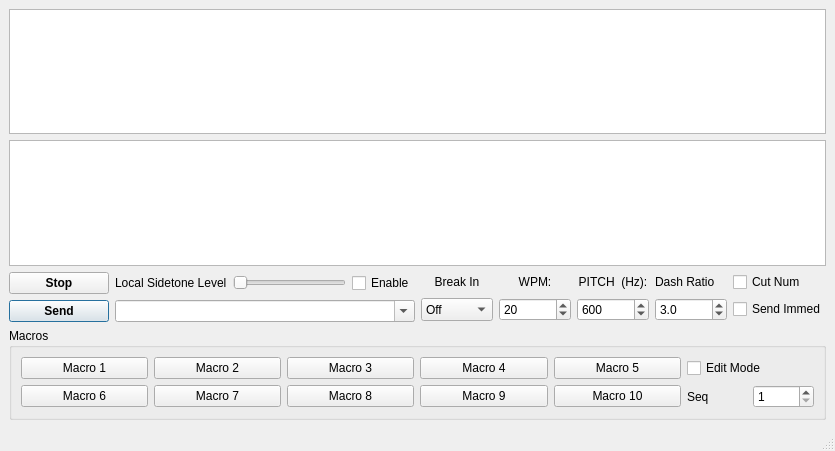
<?xml version="1.0" encoding="UTF-8"?>
<ui version="4.0">
 <class>cwSender</class>
 <widget class="QMainWindow" name="cwSender">
  <property name="geometry">
   <rect>
    <x>0</x>
    <y>0</y>
    <width>835</width>
    <height>451</height>
   </rect>
  </property>
  <property name="windowTitle">
   <string>MainWindow</string>
  </property>
  <property name="toolTip">
   <string>Send the text in the edit box</string>
  </property>
  <widget class="QWidget" name="centralwidget">
   <layout class="QGridLayout" name="gridLayout">
    <item row="1" column="1">
     <layout class="QVBoxLayout" name="verticalLayout_7">
      <item>
       <widget class="QPlainTextEdit" name="receiveText">
        <property name="focusPolicy">
         <enum>Qt::FocusPolicy::NoFocus</enum>
        </property>
        <property name="undoRedoEnabled">
         <bool>false</bool>
        </property>
        <property name="readOnly">
         <bool>true</bool>
        </property>
       </widget>
      </item>
      <item>
       <widget class="QPlainTextEdit" name="transcriptText">
        <property name="focusPolicy">
         <enum>Qt::FocusPolicy::NoFocus</enum>
        </property>
        <property name="toolTip">
         <string>CW Transmission Transcript</string>
        </property>
        <property name="undoRedoEnabled">
         <bool>false</bool>
        </property>
        <property name="readOnly">
         <bool>true</bool>
        </property>
       </widget>
      </item>
      <item>
       <layout class="QHBoxLayout" name="horizontalLayout_7">
        <item>
         <layout class="QVBoxLayout" name="verticalLayout">
          <property name="leftMargin">
           <number>0</number>
          </property>
          <property name="topMargin">
           <number>0</number>
          </property>
          <property name="rightMargin">
           <number>0</number>
          </property>
          <property name="bottomMargin">
           <number>0</number>
          </property>
          <item>
           <layout class="QHBoxLayout" name="horizontalLayout_3">
            <item>
             <widget class="QPushButton" name="stopBtn">
              <property name="minimumSize">
               <size>
                <width>100</width>
                <height>0</height>
               </size>
              </property>
              <property name="font">
               <font>
                <bold>true</bold>
               </font>
              </property>
              <property name="toolTip">
               <string>Stop sending CW</string>
              </property>
              <property name="autoFillBackground">
               <bool>false</bool>
              </property>
              <property name="text">
               <string>Stop</string>
              </property>
             </widget>
            </item>
            <item>
             <widget class="QLabel" name="label_6">
              <property name="text">
               <string>Local Sidetone Level</string>
              </property>
             </widget>
            </item>
            <item>
             <widget class="QSlider" name="sidetoneLevelSlider">
              <property name="minimumSize">
               <size>
                <width>100</width>
                <height>0</height>
               </size>
              </property>
              <property name="toolTip">
               <string>Local sidetone generator volume</string>
              </property>
              <property name="maximum">
               <number>100</number>
              </property>
              <property name="orientation">
               <enum>Qt::Orientation::Horizontal</enum>
              </property>
             </widget>
            </item>
            <item>
             <widget class="QCheckBox" name="sidetoneEnableChk">
              <property name="toolTip">
               <string>Enable local sidetone generator</string>
              </property>
              <property name="text">
               <string>Enable</string>
              </property>
             </widget>
            </item>
           </layout>
          </item>
          <item>
           <layout class="QHBoxLayout" name="horizontalLayout_2">
            <property name="leftMargin">
             <number>0</number>
            </property>
            <property name="topMargin">
             <number>0</number>
            </property>
            <property name="rightMargin">
             <number>0</number>
            </property>
            <property name="bottomMargin">
             <number>0</number>
            </property>
            <item>
             <widget class="QPushButton" name="sendBtn">
              <property name="minimumSize">
               <size>
                <width>100</width>
                <height>0</height>
               </size>
              </property>
              <property name="font">
               <font>
                <bold>true</bold>
               </font>
              </property>
              <property name="text">
               <string>Send</string>
              </property>
              <property name="shortcut">
               <string>Return</string>
              </property>
              <property name="default">
               <bool>true</bool>
              </property>
             </widget>
            </item>
            <item>
             <widget class="QComboBox" name="textToSendEdit">
              <property name="sizePolicy">
               <sizepolicy hsizetype="Expanding" vsizetype="Fixed">
                <horstretch>0</horstretch>
                <verstretch>0</verstretch>
               </sizepolicy>
              </property>
              <property name="toolTip">
               <string>Type here to send text as CW</string>
              </property>
              <property name="inputMethodHints">
               <set>Qt::InputMethodHint::ImhUppercaseOnly</set>
              </property>
              <property name="editable">
               <bool>true</bool>
              </property>
              <property name="currentText">
               <string notr="true"/>
              </property>
              <property name="insertPolicy">
               <enum>QComboBox::InsertPolicy::InsertAtTop</enum>
              </property>
             </widget>
            </item>
           </layout>
          </item>
         </layout>
        </item>
        <item>
         <layout class="QGridLayout" name="gridLayout_3">
          <property name="sizeConstraint">
           <enum>QLayout::SizeConstraint::SetMinimumSize</enum>
          </property>
          <item row="3" column="0">
           <widget class="QComboBox" name="breakinCombo">
            <property name="sizePolicy">
             <sizepolicy hsizetype="MinimumExpanding" vsizetype="Minimum">
              <horstretch>0</horstretch>
              <verstretch>0</verstretch>
             </sizepolicy>
            </property>
            <property name="toolTip">
             <string>&lt;html&gt;&lt;head/&gt;&lt;body&gt;&lt;p&gt;Set the desired break-in mode:&lt;/p&gt;&lt;p&gt;1. None: You must manually key and unkey the radio.&lt;/p&gt;&lt;p&gt;2. Semi: Transmit is automatic and switches to receive at the end of the text.&lt;/p&gt;&lt;p&gt;3. Full: Same as semi, but with breaks between characters when possible.&lt;/p&gt;&lt;/body&gt;&lt;/html&gt;</string>
            </property>
            <item>
             <property name="text">
              <string>Off</string>
             </property>
            </item>
            <item>
             <property name="text">
              <string>Semi</string>
             </property>
            </item>
            <item>
             <property name="text">
              <string>Full</string>
             </property>
            </item>
           </widget>
          </item>
          <item row="1" column="2">
           <widget class="QLabel" name="label_4">
            <property name="text">
             <string>PITCH  (Hz):</string>
            </property>
            <property name="alignment">
             <set>Qt::AlignmentFlag::AlignCenter</set>
            </property>
           </widget>
          </item>
          <item row="1" column="1">
           <widget class="QLabel" name="label">
            <property name="text">
             <string>WPM:</string>
            </property>
            <property name="alignment">
             <set>Qt::AlignmentFlag::AlignCenter</set>
            </property>
           </widget>
          </item>
          <item row="3" column="2">
           <widget class="QSpinBox" name="pitchSpin">
            <property name="sizePolicy">
             <sizepolicy hsizetype="MinimumExpanding" vsizetype="Minimum">
              <horstretch>0</horstretch>
              <verstretch>0</verstretch>
             </sizepolicy>
            </property>
            <property name="toolTip">
             <string>Sets the pitch</string>
            </property>
            <property name="minimum">
             <number>300</number>
            </property>
            <property name="maximum">
             <number>900</number>
            </property>
            <property name="singleStep">
             <number>5</number>
            </property>
            <property name="value">
             <number>600</number>
            </property>
           </widget>
          </item>
          <item row="1" column="0">
           <widget class="QLabel" name="label_2">
            <property name="text">
             <string>Break In</string>
            </property>
            <property name="alignment">
             <set>Qt::AlignmentFlag::AlignCenter</set>
            </property>
           </widget>
          </item>
          <item row="3" column="3">
           <widget class="QDoubleSpinBox" name="dashSpin">
            <property name="sizePolicy">
             <sizepolicy hsizetype="MinimumExpanding" vsizetype="Minimum">
              <horstretch>0</horstretch>
              <verstretch>0</verstretch>
             </sizepolicy>
            </property>
            <property name="toolTip">
             <string>Sets the dash ratio</string>
            </property>
            <property name="decimals">
             <number>1</number>
            </property>
            <property name="minimum">
             <double>2.800000000000000</double>
            </property>
            <property name="maximum">
             <double>4.500000000000000</double>
            </property>
            <property name="singleStep">
             <double>0.100000000000000</double>
            </property>
            <property name="value">
             <double>3.000000000000000</double>
            </property>
           </widget>
          </item>
          <item row="1" column="3">
           <widget class="QLabel" name="label_5">
            <property name="text">
             <string>Dash Ratio</string>
            </property>
           </widget>
          </item>
          <item row="3" column="1">
           <widget class="QSpinBox" name="wpmSpin">
            <property name="sizePolicy">
             <sizepolicy hsizetype="MinimumExpanding" vsizetype="Minimum">
              <horstretch>0</horstretch>
              <verstretch>0</verstretch>
             </sizepolicy>
            </property>
            <property name="toolTip">
             <string>Set the Words Per Minute</string>
            </property>
            <property name="minimum">
             <number>6</number>
            </property>
            <property name="maximum">
             <number>48</number>
            </property>
            <property name="value">
             <number>20</number>
            </property>
           </widget>
          </item>
          <item row="1" column="4">
           <widget class="QCheckBox" name="cutNumbersChk">
            <property name="toolTip">
             <string>Replace numbers with short letters, for example 9 becomes N</string>
            </property>
            <property name="text">
             <string>Cut Num</string>
            </property>
           </widget>
          </item>
          <item row="3" column="4">
           <widget class="QCheckBox" name="sendImmediateChk">
            <property name="toolTip">
             <string>Send immediately: Don't wait for enter, send characters as they are typed</string>
            </property>
            <property name="text">
             <string>Send Immed</string>
            </property>
           </widget>
          </item>
         </layout>
        </item>
       </layout>
      </item>
     </layout>
    </item>
    <item row="3" column="1">
     <widget class="QGroupBox" name="groupBox">
      <property name="title">
       <string>Macros</string>
      </property>
      <layout class="QGridLayout" name="gridLayout_2">
       <item row="0" column="4">
        <widget class="QPushButton" name="macro5btn">
         <property name="toolTip">
          <string>Macro Access Button</string>
         </property>
         <property name="text">
          <string>Macro 5</string>
         </property>
        </widget>
       </item>
       <item row="0" column="5">
        <widget class="QCheckBox" name="macroEditChk">
         <property name="toolTip">
          <string>Check this box to enter edit mode, where you can then press the macro buttons to edit the macros.</string>
         </property>
         <property name="text">
          <string>Edit Mode</string>
         </property>
        </widget>
       </item>
       <item row="0" column="1">
        <widget class="QPushButton" name="macro2btn">
         <property name="toolTip">
          <string>Macro Access Button</string>
         </property>
         <property name="text">
          <string>Macro 2</string>
         </property>
        </widget>
       </item>
       <item row="0" column="2">
        <widget class="QPushButton" name="macro3btn">
         <property name="toolTip">
          <string>Macro Access Button</string>
         </property>
         <property name="text">
          <string>Macro 3</string>
         </property>
        </widget>
       </item>
       <item row="1" column="3">
        <widget class="QPushButton" name="macro9btn">
         <property name="toolTip">
          <string>Macro Access Button</string>
         </property>
         <property name="text">
          <string>Macro 9</string>
         </property>
        </widget>
       </item>
       <item row="1" column="2">
        <widget class="QPushButton" name="macro8btn">
         <property name="toolTip">
          <string>Macro Access Button</string>
         </property>
         <property name="text">
          <string>Macro 8</string>
         </property>
        </widget>
       </item>
       <item row="1" column="0">
        <widget class="QPushButton" name="macro6btn">
         <property name="toolTip">
          <string>Macro Access Button</string>
         </property>
         <property name="text">
          <string>Macro 6</string>
         </property>
        </widget>
       </item>
       <item row="1" column="4">
        <widget class="QPushButton" name="macro10btn">
         <property name="toolTip">
          <string>Macro Access Button</string>
         </property>
         <property name="text">
          <string>Macro 10</string>
         </property>
        </widget>
       </item>
       <item row="0" column="3">
        <widget class="QPushButton" name="macro4btn">
         <property name="toolTip">
          <string>Macro Access Button</string>
         </property>
         <property name="text">
          <string>Macro 4</string>
         </property>
        </widget>
       </item>
       <item row="1" column="1">
        <widget class="QPushButton" name="macro7btn">
         <property name="toolTip">
          <string>Macro Access Button</string>
         </property>
         <property name="text">
          <string>Macro 7</string>
         </property>
        </widget>
       </item>
       <item row="0" column="0">
        <widget class="QPushButton" name="macro1btn">
         <property name="toolTip">
          <string>Macro Access Button</string>
         </property>
         <property name="text">
          <string>Macro 1</string>
         </property>
        </widget>
       </item>
       <item row="1" column="5">
        <layout class="QHBoxLayout" name="horizontalLayout">
         <item>
          <widget class="QLabel" name="label_3">
           <property name="text">
            <string>Seq</string>
           </property>
          </widget>
         </item>
         <item>
          <widget class="QSpinBox" name="sequenceSpin">
           <property name="sizePolicy">
            <sizepolicy hsizetype="Minimum" vsizetype="Minimum">
             <horstretch>0</horstretch>
             <verstretch>0</verstretch>
            </sizepolicy>
           </property>
           <property name="maximumSize">
            <size>
             <width>100</width>
             <height>16777215</height>
            </size>
           </property>
           <property name="toolTip">
            <string>&lt;html&gt;&lt;head/&gt;&lt;body&gt;&lt;p&gt;Sequence number, for contests. &lt;/p&gt;&lt;p&gt;Substitute &amp;quot;%1&amp;quot; in your macro text to use it. &lt;/p&gt;&lt;/body&gt;&lt;/html&gt;</string>
           </property>
           <property name="minimum">
            <number>1</number>
           </property>
           <property name="maximum">
            <number>99999</number>
           </property>
          </widget>
         </item>
        </layout>
       </item>
      </layout>
     </widget>
    </item>
   </layout>
  </widget>
  <widget class="QStatusBar" name="statusbar"/>
 </widget>
 <resources/>
 <connections/>
</ui>
